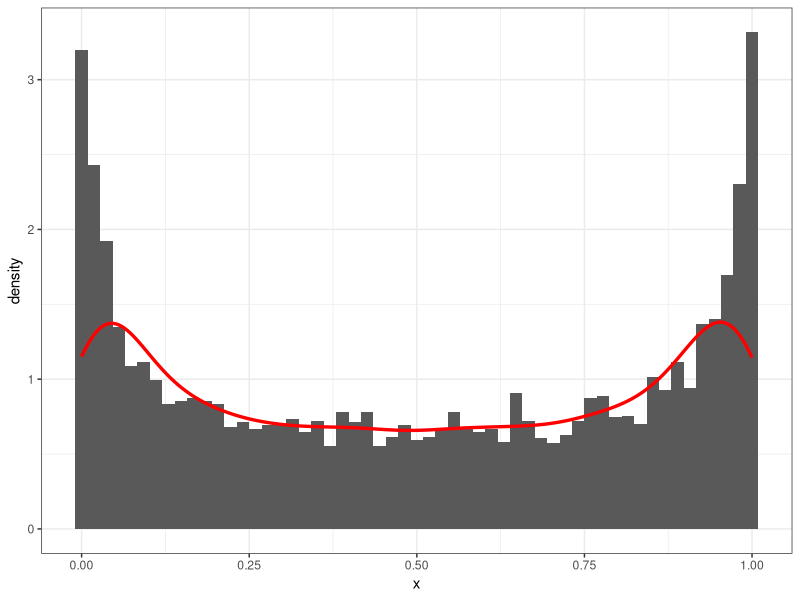
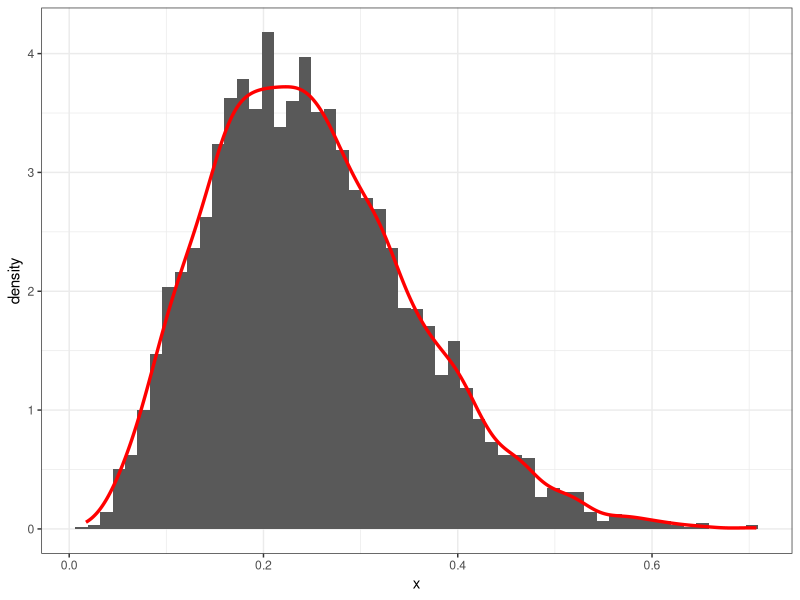
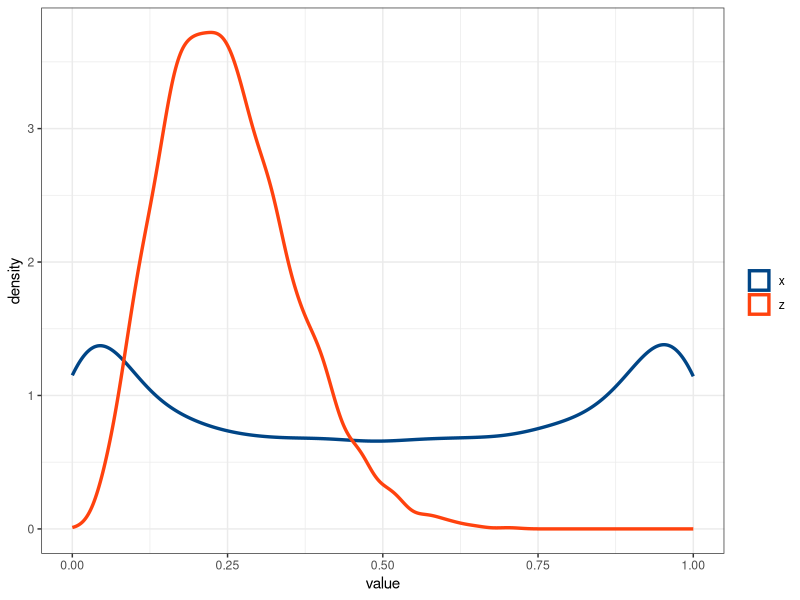
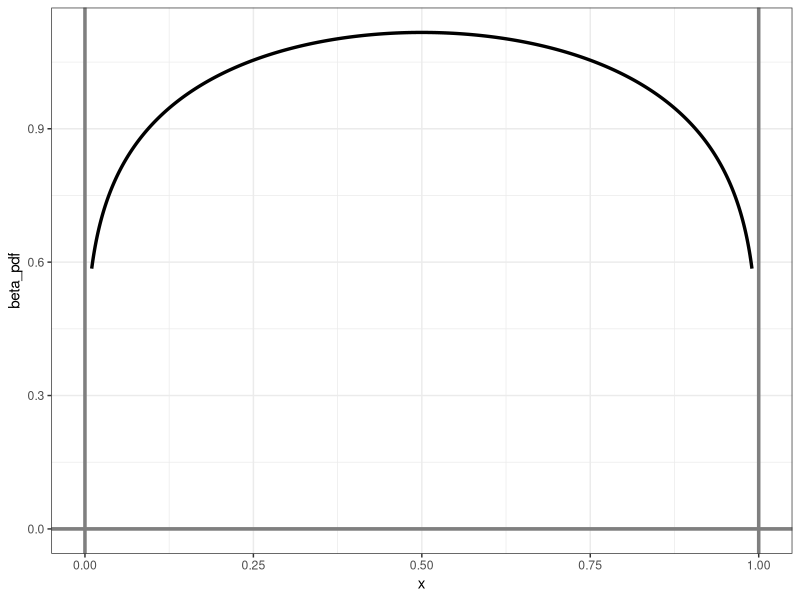
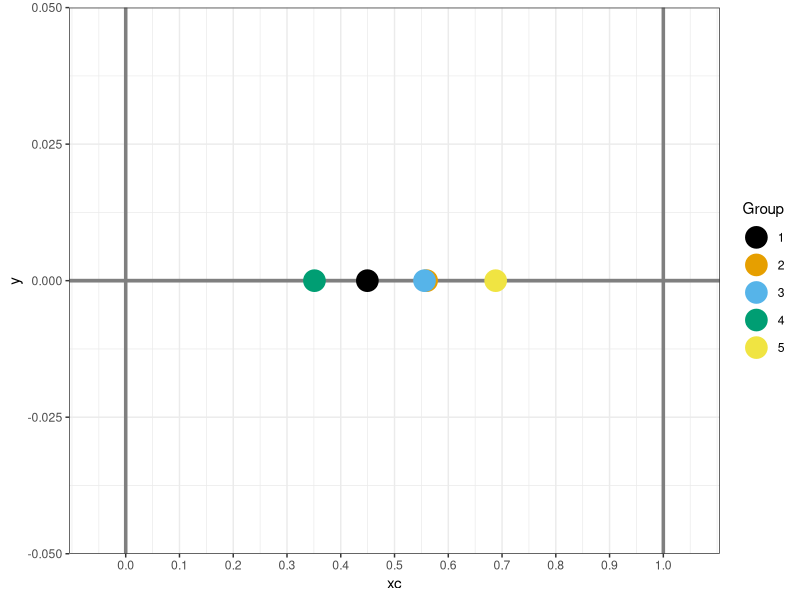
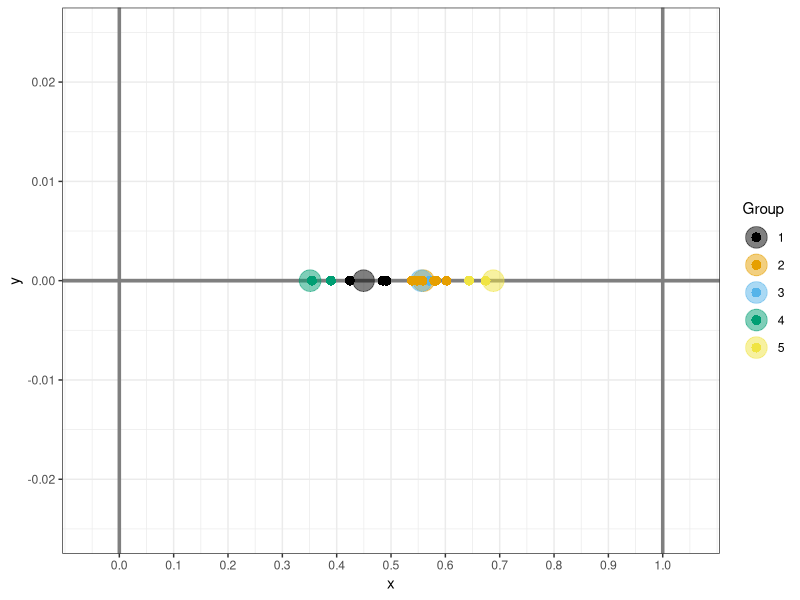
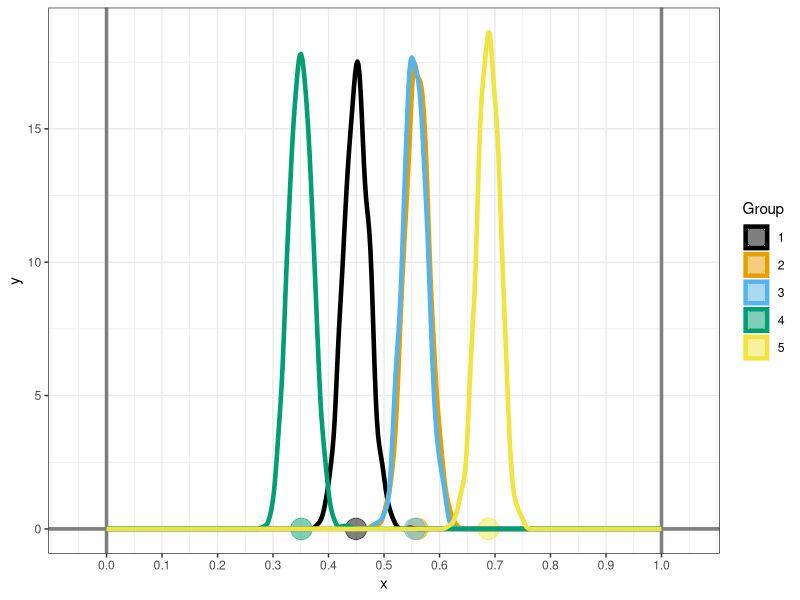
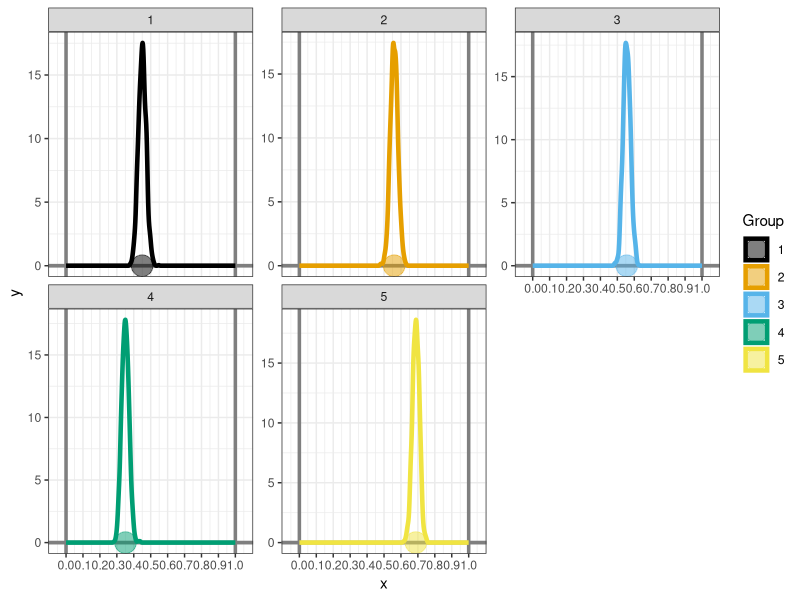

Write R code to recreate these figures, in order.
### practice generating random betas

library(dplyr)
library(ggplot2)

set.seed(123123)
x <- rbeta(n = 5000, shape1 = 0.5, shape2 = 0.5)

ggplot(data = data.frame(x = x),
       mapping = aes(x = x)) +
  geom_histogram(bins = 55,
                 mapping = aes(y = stat(density))) +
  geom_density(color = "red", size = 1.15) +
  theme_bw()


set.seed(123123)
z <- rbeta(n = 5000, shape1 = 4, shape2 = 12)

ggplot(data = data.frame(x = z),
       mapping = aes(x = x)) +
  geom_histogram(bins = 55,
                 mapping = aes(y = stat(density))) +
  geom_density(color = "red", size = 1.15) +
  theme_bw()

tibble::tibble(x = x, z = z) %>% 
  tibble::rowid_to_column() %>% 
  tidyr::gather(key = "key", value = "value", -rowid) %>% 
  ggplot(mapping = aes(x = value)) +
  geom_density(mapping = aes(color = key,
                             group = key),
               size = 1.15) +
  ggthemes::scale_color_calc("") +
  theme_bw()

### go through generating the random observations for a single dimension

n_groups <- 5

### specify the GROUP distribution hyper-parameters
a0 <- 1.2
b0 <- 1.2

### look at the distribution of the GROUP population
tibble::tibble(
  x = seq(1e-2, 0.99, length.out = 1001)
) %>% 
  mutate(beta_pdf = dbeta(x = x, shape1 = a0, shape2 = b0)) %>% 
  ggplot(mapping = aes(x = x, y = beta_pdf)) +
  geom_vline(xintercept = c(0, 1),
             color = "grey50", size = 1.2) +
  geom_hline(yintercept = 0, color = "grey50", size = 1.25) +
  geom_line(size = 1.15, color = "black") +
  theme_bw()

### specify the within-GROUP variance ratio hyperparameter
r <- 0.02/10

### GENERATE the random draws from the GROUP population
set.seed(12121)
xc <- rbeta(n = n_groups, shape1 = a0, shape2 = b0)

### take a look at the randomly distributed groups
tibble::tibble(xc = xc) %>% 
  tibble::rowid_to_column("group_id") %>% 
  ggplot(mapping = aes(x = xc, y = 0)) +
  geom_vline(xintercept = c(0, 1),
             color = "grey50", size = 1.2) +
  geom_hline(yintercept = 0, color = "grey50", size = 1.25) +
  geom_point(size = 7,
             mapping = aes(color = as.factor(group_id))) +
  ggthemes::scale_color_colorblind("Group") +
  coord_cartesian(xlim = c(-0.05, 1.05)) +
  scale_x_continuous(breaks = seq(0, 1, by = 0.1)) +
  theme_bw()

### calculate the group-specific alpha and beta parameters

### start by calculating the "sample size"
vc <- 1 / r - 1

### now use the randomly generated group-specific MEANS
### and the group-specific "sample size" to calculate alpha and beta
alpha_j <- xc * vc
beta_j <- (1 - xc) * vc

alpha_j

beta_j

### check the MEAN values relative to the randomly generated xc locations
alpha_j / ( alpha_j + beta_j )

xc

### check the group-specific variance
r * (xc * (1 - xc))

### generate the random observations - 15 total random observations
n_obs <- 15

### need to decide which group each of the random observations belongs to

### for right now, use a random assignment, sample WITH replacement
set.seed(9871)
obs_in_groups <- sample(1:n_groups, size = n_obs, replace = TRUE)

obs_in_groups

### use the observation in the group level assignment to specify the
### appropriate group-specific parameters
alpha_j

alpha_j[obs_in_groups]

### generate the random observations associated with each group
set.seed(45131)
x_obs <- rbeta(n = n_obs, shape1 = alpha_j[obs_in_groups], shape2 = beta_j[obs_in_groups])

### visualize the random observations with the cluster centers
df_obs <- tibble::tibble(
  x = x_obs,
  group_id = obs_in_groups
)

df_obs %>% 
  ggplot(mapping = aes(x = x, y = 0)) +
  geom_vline(xintercept = c(0, 1),
             color = "grey50", size = 1.2) +
  geom_hline(yintercept = 0, color = "grey50", size = 1.25) +
  geom_point(data = tibble::tibble(x = xc) %>% tibble::rowid_to_column("group_id"),
             mapping = aes(x = x, y = 0, color = as.factor(group_id)),
             size = 7, alpha = 0.5) +
  geom_point(size = 3, shape = 16,
             mapping = aes(color = as.factor(group_id))) +
  ggthemes::scale_color_colorblind("Group") +
  coord_cartesian(xlim = c(-0.05, 1.05), ylim = c(-0.025, 0.025)) +
  scale_x_continuous(breaks = seq(0, 1, by = 0.1)) +
  theme_bw()

### how many observations in each group?
df_obs %>% 
  count(group_id)

### generate thousands of observations in total
set.seed(9871)
obs_in_groups_big <- sample(1:n_groups, size = 1e4, replace = TRUE)

### generate the random observations associated with each group
set.seed(45131)
x_obs_big <- rbeta(n = length(obs_in_groups_big), 
                   shape1 = alpha_j[obs_in_groups_big], 
                   shape2 = beta_j[obs_in_groups_big])

df_obs_big <- tibble::tibble(
  x = x_obs_big,
  group_id = obs_in_groups_big
)

df_obs_big %>% 
  count(group_id)

### visualize the distribution of the observations per group
df_obs_big %>% 
  ggplot(mapping = aes(x = x)) +
  geom_vline(xintercept = c(0, 1),
             color = "grey50", size = 1.2) +
  geom_hline(yintercept = 0, color = "grey50", size = 1.25) +
  geom_point(data = tibble::tibble(x = xc) %>% tibble::rowid_to_column("group_id"),
             mapping = aes(x = x, y = 0, color = as.factor(group_id)),
             size = 7, alpha = 0.5) +
  geom_density(mapping = aes(color = as.factor(group_id)),
               size = 1.55) +
  ggthemes::scale_color_colorblind("Group") +
  coord_cartesian(xlim = c(-0.05, 1.05)) +
  scale_x_continuous(breaks = seq(0, 1, by = 0.1)) +
  theme_bw()

### break up by group
df_obs_big %>% 
  ggplot(mapping = aes(x = x)) +
  geom_vline(xintercept = c(0, 1),
             color = "grey50", size = 1.2) +
  geom_hline(yintercept = 0, color = "grey50", size = 1.25) +
  geom_point(data = tibble::tibble(x = xc) %>% tibble::rowid_to_column("group_id"),
             mapping = aes(x = x, y = 0, color = as.factor(group_id)),
             size = 7, alpha = 0.5) +
  geom_density(mapping = aes(color = as.factor(group_id)),
               size = 1.55) +
  ggthemes::scale_color_colorblind("Group") +
  coord_cartesian(xlim = c(-0.05, 1.05)) +
  facet_wrap(~group_id, scales = "free_y") +
  scale_x_continuous(breaks = seq(0, 1, by = 0.1)) +
  theme_bw()

df_obs_big %>% 
  ggplot(mapping = aes(x = x)) +
  # geom_vline(xintercept = c(0, 1),
  #            color = "grey50", size = 1.2) +
  # geom_hline(yintercept = 0, color = "grey50", size = 1.25) +
  geom_point(data = tibble::tibble(x = xc) %>% tibble::rowid_to_column("group_id"),
             mapping = aes(x = x, y = 0, color = as.factor(group_id)),
             size = 7, alpha = 0.5) +
  geom_density(mapping = aes(color = as.factor(group_id)),
               size = 1.55) +
  ggthemes::scale_color_colorblind("Group") +
  # coord_cartesian(xlim = c(-0.05, 1.05)) +
  facet_wrap(~group_id, scales = "free") +
  # scale_x_continuous(breaks = seq(0, 1, by = 0.1)) +
  theme_bw()
